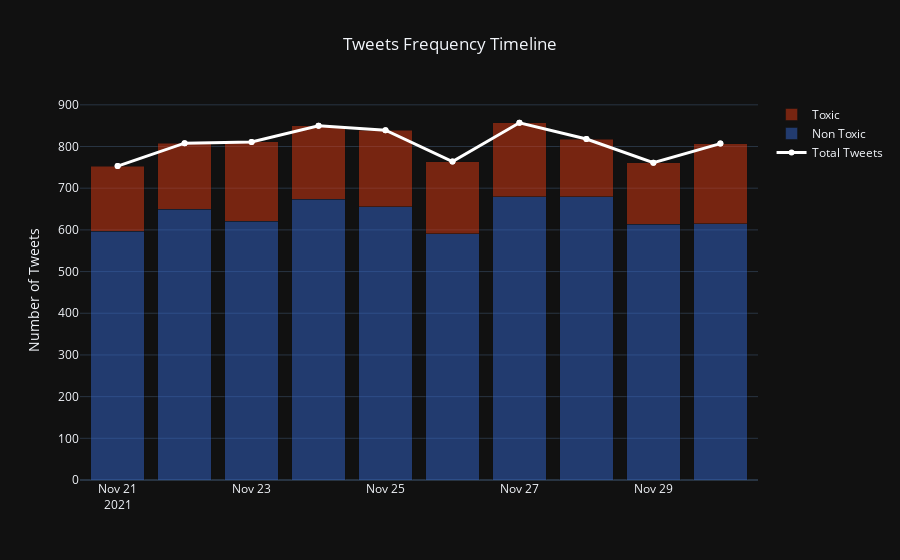

The notebook cell this image was saved under:
### Code cell
fig_4 = go.Figure()

fig_4.add_trace(go.Scatter(
        x=c.created_at,
        y=c.tweet_id_y,
        name='Total Tweets',
        mode='markers+lines',
        line=dict(color='white', width=3),
        ))
fig_4.add_trace(go.Bar(
        x=no_toxic.created_at,
        y=no_toxic.tweet_id_x,
        name='Non Toxic',
        opacity=.5,
        #visible="legendonly"
        marker=dict(color=px.colors.qualitative.G10[0])
        ))
fig_4.add_trace(go.Bar(
        x=toxic.created_at,
        y=toxic.tweet_id_x,
        name='Toxic',
        #visible=True
        opacity=.5,
        marker=dict(color=px.colors.qualitative.G10[1])
        ))

fig_4.update_layout(barmode='stack',template=template,title={"text": "Tweets Frequency Timeline", "x": 0.5},
        yaxis_title="Number of Tweets",
        #paper_bgcolor='rgba(0,0,0,0)',
        #plot_bgcolor='rgba(0,0,0,0)'
        #xaxis_title="Date"
        )

### Figure 1 — Plotly figure (JSON) as saved in the notebook; plotly's stock layout.template omitted (floating-point values rounded to 4 significant figures)
{"data": [{"line": {"color": "white", "width": 3}, "mode": "markers+lines", "name": "Total Tweets", "type": "scatter", "x": ["2021-11-21T00:00:00+00:00", "2021-11-21T00:00:00+00:00", "2021-11-22T00:00:00+00:00", "2021-11-22T00:00:00+00:00", "2021-11-23T00:00:00+00:00", "2021-11-23T00:00:00+00:00", "2021-11-24T00:00:00+00:00", "2021-11-24T00:00:00+00:00", "2021-11-25T00:00:00+00:00", "2021-11-25T00:00:00+00:00", "2021-11-26T00:00:00+00:00", "2021-11-26T00:00:00+00:00", "2021-11-27T00:00:00+00:00", "2021-11-27T00:00:00+00:00", "2021-11-28T00:00:00+00:00", "2021-11-28T00:00:00+00:00", "2021-11-29T00:00:00+00:00", "2021-11-29T00:00:00+00:00", "2021-11-30T00:00:00+00:00", "2021-11-30T00:00:00+00:00"], "y": [753, 753, 808, 808, 811, 811, 850, 850, 839, 839, 764, 764, 857, 857, 818, 818, 761, 761, 807, 807]}, {"marker": {"color": "#3366CC"}, "name": "Non Toxic", "opacity": 0.5, "type": "bar", "x": ["2021-11-21T00:00:00+00:00", "2021-11-22T00:00:00+00:00", "2021-11-23T00:00:00+00:00", "2021-11-24T00:00:00+00:00", "2021-11-25T00:00:00+00:00", "2021-11-26T00:00:00+00:00", "2021-11-27T00:00:00+00:00", "2021-11-28T00:00:00+00:00", "2021-11-29T00:00:00+00:00", "2021-11-30T00:00:00+00:00"], "y": [597, 649, 621, 673, 656, 591, 679, 680, 613, 615]}, {"marker": {"color": "#DC3912"}, "name": "Toxic", "opacity": 0.5, "type": "bar", "x": ["2021-11-21T00:00:00+00:00", "2021-11-22T00:00:00+00:00", "2021-11-23T00:00:00+00:00", "2021-11-24T00:00:00+00:00", "2021-11-25T00:00:00+00:00", "2021-11-26T00:00:00+00:00", "2021-11-27T00:00:00+00:00", "2021-11-28T00:00:00+00:00", "2021-11-29T00:00:00+00:00", "2021-11-30T00:00:00+00:00"], "y": [156, 159, 190, 177, 183, 173, 178, 138, 148, 192]}], "layout": {"barmode": "stack", "title": {"text": "Tweets Frequency Timeline", "x": 0.5}, "yaxis": {"title": {"text": "Number of Tweets"}}}}
